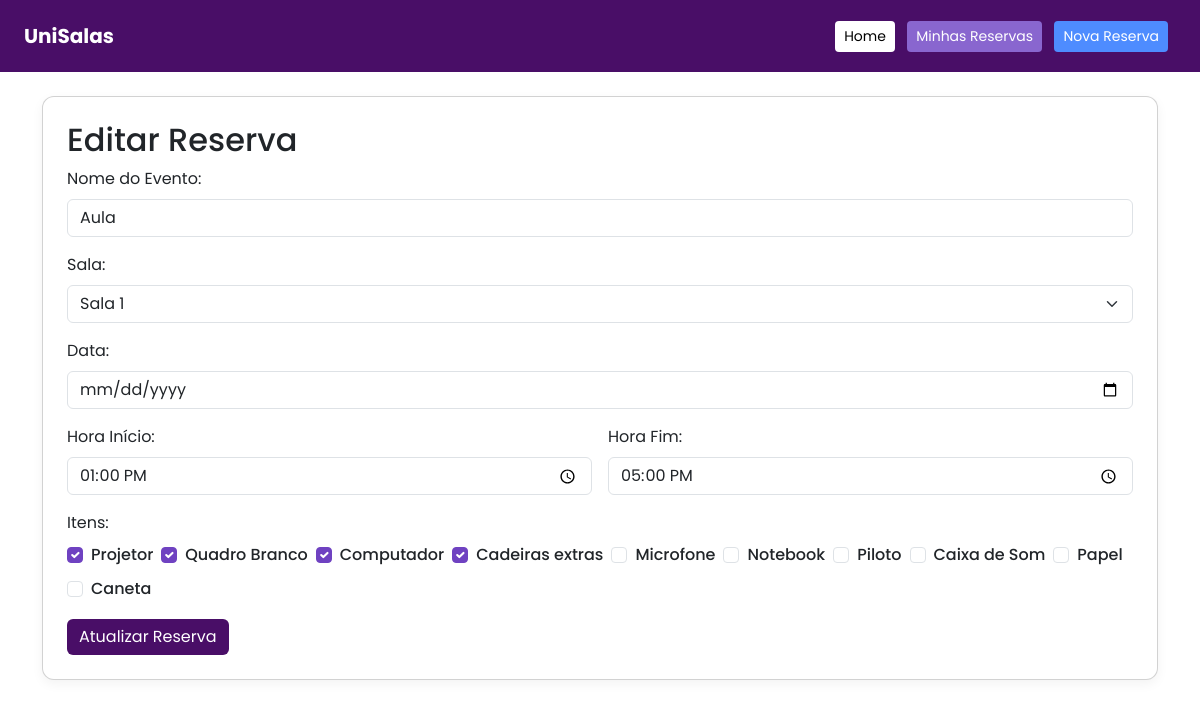
The page /reserva/editar/17/ (signed in) on the database as committed earlier.
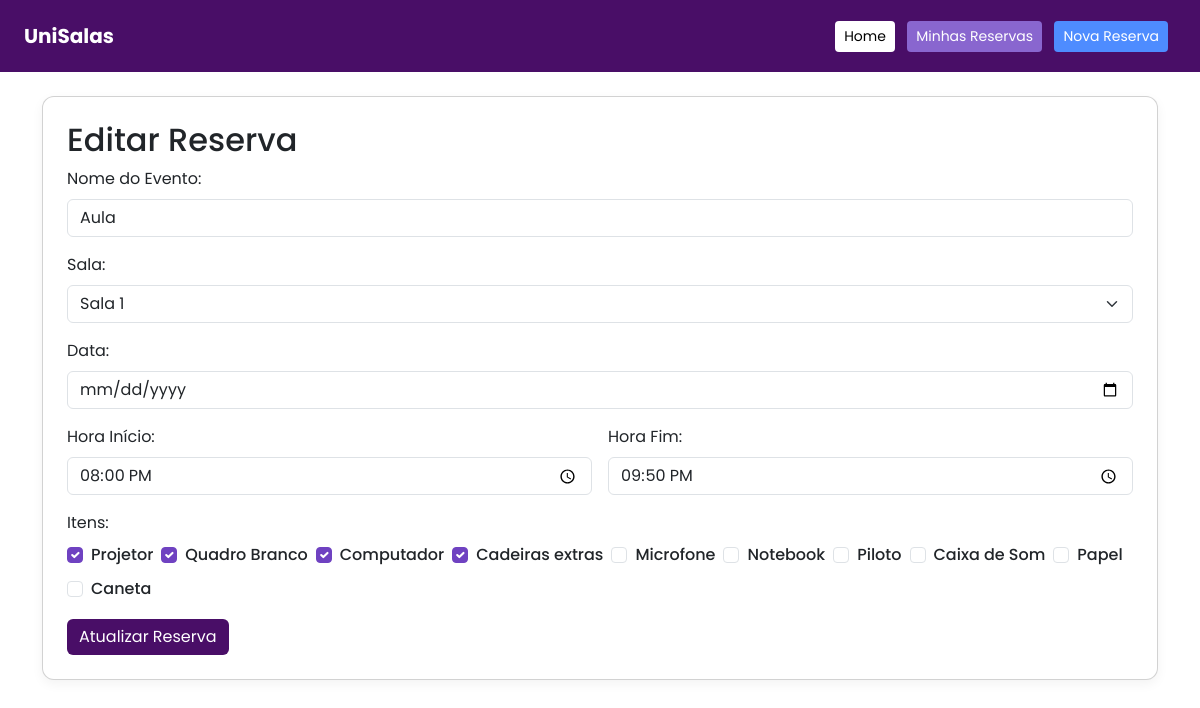
The same page on the database as committed later.
### core/models.py (models this page shows, shortened)
class Reserva(models.Model):
    usuario = models.ForeignKey(User, on_delete=models.CASCADE)
    sala = models.ForeignKey(Sala, on_delete=models.CASCADE)
    itens = models.ManyToManyField(Item, blank=True)
    data = models.DateField()
    hora_inicio = models.TimeField()
    hora_fim = models.TimeField()
    nome_evento = models.CharField(max_length=200)

class Sala(models.Model):
    nome = models.CharField(max_length=50)
    capacidade = models.IntegerField()

### core/views.py (the view, shortened to what this page needs)
# urls.py: path('reserva/editar/<int:reserva_id>/', views.editar_reserva, name='editar_reserva'),
@login_required
def editar_reserva(request, reserva_id):
    reserva = get_object_or_404(Reserva, id=reserva_id, usuario=request.user)
    salas = Sala.objects.all()
    itens = Item.objects.all()
    return render(request, 'editar_reserva.html', {
        'reserva': reserva,
        'salas': salas,
        'itens': itens
    })

### core/templates/editar_reserva.html (shortened to what this page needs)
{% load static %}
<!DOCTYPE html>
<html lang="pt-br">
<head>
    <link href="https://cdn.jsdelivr.net/npm/bootstrap@5.3.0/dist/css/bootstrap.min.css" rel="stylesheet">
</head>
<body>
    <nav class="navbar navbar-expand-lg navbar-custom px-4 py-3 mb-4">
    <a class="navbar-brand fw-bold" href="{% url 'home' %}">UniSalas</a>
    <div class="ms-auto">
        <a href="{% url 'home' %}" class="btn btn-home btn-sm me-2">Home</a>
        <a href="{% url 'minhas_reservas' %}" class="btn btn-minhas btn-sm me-2">Minhas Reservas</a>
        <a href="{% url 'nova_reserva' %}" class="btn btn-nova btn-sm me-2">Nova Reserva</a>
    </div>
</nav>
    <div class="container mt-4">
    <div class="card p-4 card-editar">
        <h2>Editar Reserva</h2>
        <form method="post">
            <div class="mb-3">
                <label for="nome_evento" class="form-label">Nome do Evento:</label>
                <input type="text" name="nome_evento" id="nome_evento"
                       value="{{ reserva.nome_evento }}" class="form-control" required>
            </div>
            <div class="mb-3">
                <label for="sala" class="form-label">Sala:</label>
                <select name="sala" id="sala" class="form-select" required>
                    {% for sala in salas %}
                        <option value="{{ sala.id }}" {% if reserva.sala.id == sala.id %}selected{% endif %}>
                            {{ sala.nome }}
                        </option>
                    {% endfor %}
                </select>
            </div>
            <div class="mb-3">
                <label for="data" class="form-label">Data:</label>
                <input type="date" name="data" id="data" value="{{ reserva.data }}" class="form-control" required>
            </div>
            <div class="row g-3 mb-3">
                <div class="col">
                    <label for="hora_inicio" class="form-label">Hora Início:</label>
                    <input type="time" name="hora_inicio" id="hora_inicio" value="{{ reserva.hora_inicio }}" class="form-control" required>
                </div>
                <div class="col">
                    <label for="hora_fim" class="form-label">Hora Fim:</label>
                    <input type="time" name="hora_fim" id="hora_fim" value="{{ reserva.hora_fim }}" class="form-control" required>
                </div>
            </div>
            <div class="mb-3">
                <label class="form-label">Itens:</label>
                <div class="d-flex flex-wrap gap-2">
                    {% for item in itens %}
                        <div class="form-check">
                            <input class="form-check-input" type="checkbox" name="itens" value="{{ item.id }}"
                                   {% if item in reserva.itens.all %}checked{% endif %} id="item{{ item.id }}">
                            <label class="form-check-label" for="item{{ item.id }}">{{ item.nome }}</label>
                        </div>
                    {% endfor %}
                </div>
            </div>
            <button type="submit" class="btn btn-atualizar">Atualizar Reserva</button>
        </form>
    </div>
</div>
</body>
</html>

Rows that differ between the two databases and show on the page:
changed Reserva "Aula": hora_inicio "13:00" → "20:00"; hora_fim "17:00" → "21:50"
